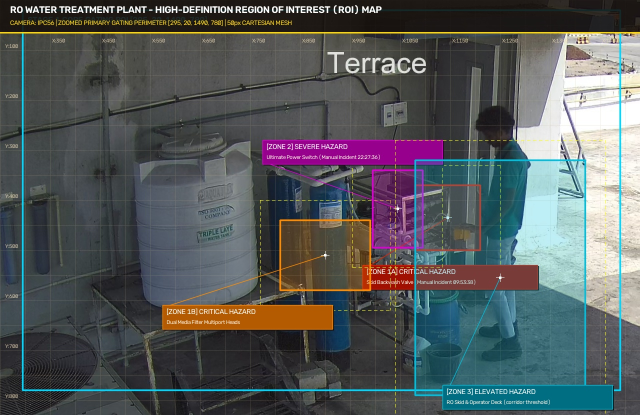
#> input picture RO_Plant_Zoomed_ROI_Mesh.jpg, 1280 x 830 px, given in place of verify_095338_extracted.jpg, which was not available (shown at 1/2 size)
$ python generate_roi_mesh_image.py
#> lines starting #> are read from the running program, lines starting #| are printed output that depends on the picture; after the words box and inside, x2 and y2 are one past the last pixel; in counts of white or black regions, pixels touching at a corner belong together
#!/usr/bin/env python3
"""
generate_roi_mesh_image.py
Generates the calibrated Spatial ROI Mesh & Equipment Protection Zone Map
overlaid on the native 3K CCTV frame for Camera IPC56 (RO Water Treatment Plant Rooftop).
"""

import cv2
import numpy as np
from pathlib import Path
import shutil

def draw_dashed_rect(img, pt1, pt2, color, thickness=1, dash_len=12):
    x1, y1 = pt1
    x2, y2 = pt2
    # Top and bottom
    for x in range(x1, x2, dash_len * 2):
        cv2.line(img, (x, y1), (min(x + dash_len, x2), y1), color, thickness)
        cv2.line(img, (x, y2), (min(x + dash_len, x2), y2), color, thickness)
    # Left and right
    for y in range(y1, y2, dash_len * 2):
        cv2.line(img, (x1, y), (x1, min(y + dash_len, y2)), color, thickness)
        cv2.line(img, (x2, y), (x2, min(y + dash_len, y2)), color, thickness)

def generate_roi_mesh():
    base_img_path = Path("D:/facial/incident_evidence/day_01/verify_095338_extracted.jpg")
    if not base_img_path.exists():
        base_img_path = Path("D:/facial/incident_evidence/verify_095338_extracted.jpg")

    img = cv2.imread(str(base_img_path))
#> img is the input picture: shape (830, 1280, 3); mean B, G, R 91, 89.6, 85.4
    if img is None:
        print("[ERROR] Base frame not found.")
        return

    H, W = img.shape[:2]  # 1620, 2880
#> H = 830; W = 1280
    overlay = img.copy()

    # 1. Subtle Spatial Grid Mesh (100px intervals)
    grid_spacing = 100
    for x in range(0, W, grid_spacing):
        alpha_val = 0.12 if x % 500 != 0 else 0.28
        cv2.line(overlay, (x, 0), (x, H), (120, 160, 185), 1)
        if x % 200 == 0 and x > 0:
            cv2.putText(img, f"X:{x}", (x + 6, 125), cv2.FONT_HERSHEY_SIMPLEX, 0.42, (170, 205, 225), 1, cv2.LINE_AA)
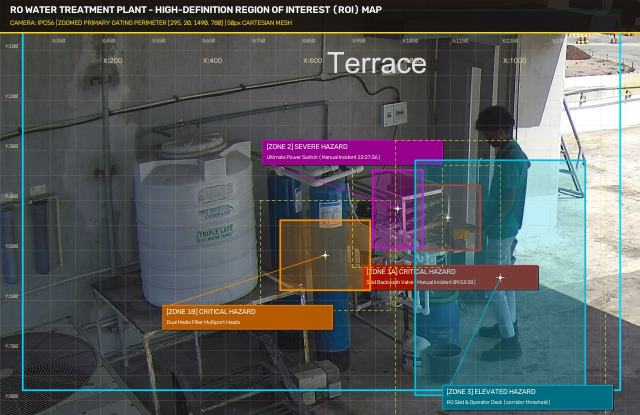
#> img: shape (830, 1280, 3) (shown at 1/2 size); 0.16% of pixels changed, all inside (x1, y1, x2, y2) = (206, 115, 1253, 127)
#> overlay: shape (830, 1280, 3); 1.02% of pixels changed, all inside (x1, y1, x2, y2) = (0, 0, 1201, 830)

    for y in range(0, H, grid_spacing):
        cv2.line(overlay, (0, y), (W, y), (120, 160, 185), 1)
        if y % 200 == 0 and y > 100:
            cv2.putText(img, f"Y:{y}", (12, y - 6), cv2.FONT_HERSHEY_SIMPLEX, 0.42, (170, 205, 225), 1, cv2.LINE_AA)
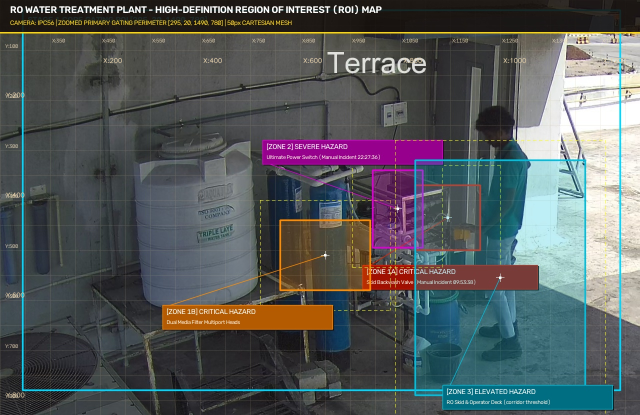
#> img: shape (830, 1280, 3) (shown at 1/2 size); 0.1% of pixels changed, all inside (x1, y1, x2, y2) = (11, 184, 50, 796)
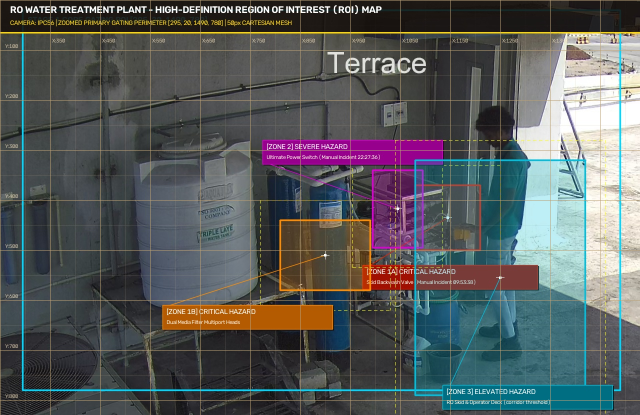
#> overlay: shape (830, 1280, 3) (shown at 1/2 size); mean B, G, R 91.4, 90.8, 87.2

    # Blend grid
    cv2.addWeighted(overlay, 0.18, img, 0.82, 0, img)
#> img: shape (830, 1280, 3); 2.33% of pixels changed, all inside (x1, y1, x2, y2) = (0, 0, 1280, 830)
    overlay = img.copy()

    # 2. Stage 1 Calibrated Core Observation Perimeter [295, 20, 1489, 780]
    p_x1, p_y1, p_x2, p_y2 = 295, 20, 1489, 780
    cv2.rectangle(overlay, (p_x1, p_y1), (p_x2, p_y2), (255, 215, 0), -1)
    cv2.addWeighted(overlay, 0.08, img, 0.92, 0, img)
    cv2.rectangle(img, (p_x1, p_y1), (p_x2, p_y2), (255, 215, 0), 2, cv2.LINE_AA)
    cv2.putText(img, "STAGE 1 CORE OBSERVATION PERIMETER [295, 20, 1489, 780] (1194x760)",
                (p_x1 + 15, p_y1 + 125), cv2.FONT_HERSHEY_SIMPLEX, 0.65, (255, 235, 80), 2, cv2.LINE_AA)

    # 3. Critical Equipment Protection Zones (Calibrated Native 3K Coordinates)
    zones = [
        {
            "id": "ZONE 1",
            "name": "Two Multiport Backwash Valves",
            "hazard": "CRITICAL HAZARD",
            "detail": "Dual Media Filtration Multiport Valve Heads",
            "bbox": [550, 260, 800, 520],
            "color_bgr": (0, 140, 255),     # Vibrant Orange
            "bg_badge": (0, 90, 180),
            "badge_pos": (550, 535),
            "badge_size": (370, 58)
        },
        {
            "id": "ZONE 2",
            "name": "Ultimate Plant Power Switch",
            "hazard": "SEVERE HAZARD",
            "detail": "Wall-Mounted Main Electrical Power Breaker",
            "bbox": [1020, 170, 1125, 265],
            "color_bgr": (0, 30, 235),      # Crisp Red
            "bg_badge": (0, 15, 160),
            "badge_pos": (1020, 145),
            "badge_size": (360, 58)
        },
        {
            "id": "ZONE 3",
            "name": "RO Skid Controls & Walkway",
            "hazard": "ELEVATED MONITORING",
            "detail": "RO High Pressure Pumps & Control Levers",
            "bbox": [960, 260, 1420, 720],
            "color_bgr": (0, 215, 255),     # Bright Yellow-Orange
            "bg_badge": (0, 140, 180),
            "badge_pos": (1080, 735),
            "badge_size": (380, 58)
        },
        {
            "id": "ZONE 4",
            "name": "RO Water Plant Evaluated Unit",
            "hazard": "FACILITY BOUNDARY",
            "detail": "Comprehensive RO Skid & Filtration Perimeter",
            "bbox": [295, 20, 1489, 780],
            "color_bgr": (220, 190, 0),     # Bright Cyan / Aqua
            "bg_badge": (130, 110, 0),
            "badge_pos": (740, 795),
            "badge_size": (380, 58)
        }
    ]

    for z in zones:
        x1, y1, x2, y2 = z["bbox"]
        col = z["color_bgr"]

        # 40px Proximity buffer ring (dashed yellow)
        margin = 40
        draw_dashed_rect(img, (max(0, x1 - margin), max(0, y1 - margin)),
                         (min(W, x2 + margin), min(H, y2 + margin)), (0, 255, 255), thickness=1, dash_len=8)

        # Translucent fill
        overlay = img.copy()
        cv2.rectangle(overlay, (x1, y1), (x2, y2), col, -1)
        cv2.addWeighted(overlay, 0.28, img, 0.72, 0, img)

        # Solid bounding box
        cv2.rectangle(img, (x1, y1), (x2, y2), col, 2, cv2.LINE_AA)

        # Center crosshair
        cx, cy = (x1 + x2) // 2, (y1 + y2) // 2
        ch_len = 10
        cv2.line(img, (cx - ch_len, cy), (cx + ch_len, cy), (255, 255, 255), 1)
        cv2.line(img, (cx, cy - ch_len), (cx, cy + ch_len), (255, 255, 255), 1)

        # Callout Badge Banner
        bx1, by1 = z["badge_pos"]
        bw, bh = z["badge_size"]
        bx2, by2 = bx1 + bw, by1 + bh

        # Keep badge within screen
        bx1 = max(10, min(W - bw - 10, bx1))
        by1 = max(105, min(H - bh - 10, by1))
        bx2, by2 = bx1 + bw, by1 + bh

        # Shadow & Box
        cv2.rectangle(img, (bx1 + 3, by1 + 3), (bx2 + 3, by2 + 3), (15, 15, 15), -1)
        cv2.rectangle(img, (bx1, by1), (bx2, by2), z["bg_badge"], -1)
        cv2.rectangle(img, (bx1, by1), (bx2, by2), col, 2, cv2.LINE_AA)

        # Text labels
        cv2.putText(img, f"[{z['id']}] {z['hazard']}", (bx1 + 10, by1 + 22),
                    cv2.FONT_HERSHEY_SIMPLEX, 0.55, (255, 255, 255), 2, cv2.LINE_AA)
        cv2.putText(img, f"{z['name']} ({z['detail']})", (bx1 + 10, by1 + 45),
                    cv2.FONT_HERSHEY_SIMPLEX, 0.44, (225, 240, 255), 1, cv2.LINE_AA)

        # Pointer line connecting badge to zone center
        target_pt = (cx, cy)
        badge_anchor = (bx1 + 20, by1 if by1 > cy else by2)
        cv2.line(img, badge_anchor, target_pt, col, 1, cv2.LINE_AA)
        cv2.circle(img, target_pt, 4, (255, 255, 255), -1)
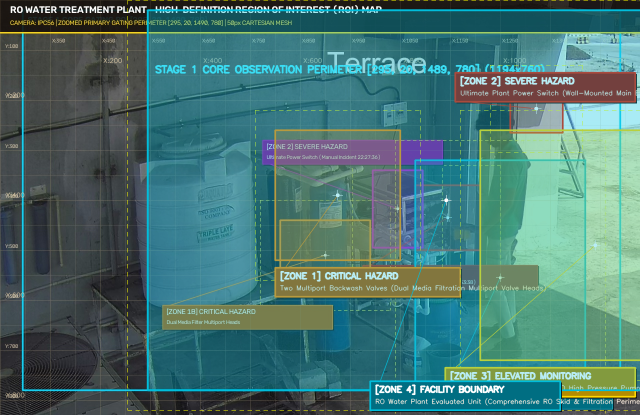
#> img: shape (830, 1280, 3) (shown at 1/2 size); mean B, G, R 112.7, 116.4, 73
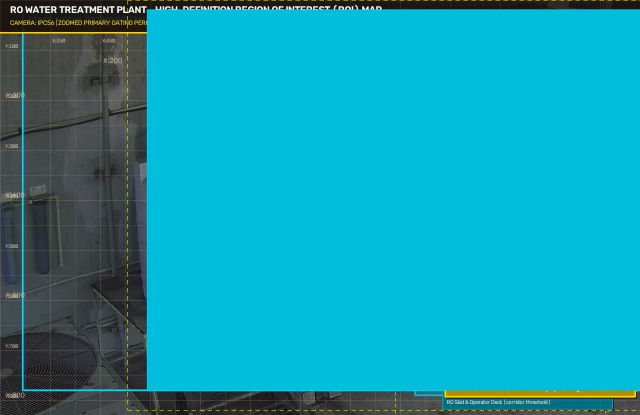
#> overlay: shape (830, 1280, 3) (shown at 1/2 size); mean B, G, R 175.1, 154.9, 18.3

    # 4. Top Telemetry HUD Header
    hud_h = 100
    overlay = img.copy()
    cv2.rectangle(overlay, (0, 0), (W, hud_h), (12, 16, 22), -1)
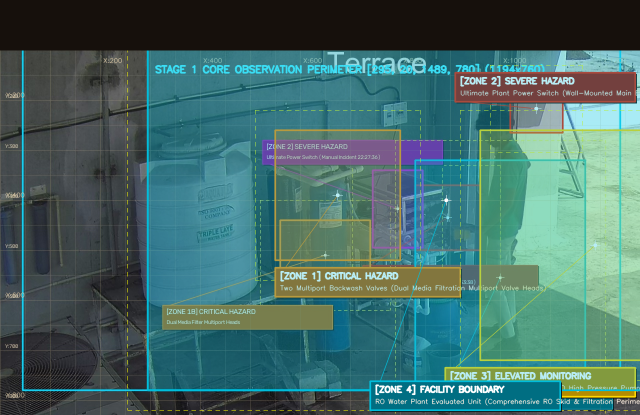
#> overlay: shape (830, 1280, 3) (shown at 1/2 size); 12.17% of pixels changed, all inside (x1, y1, x2, y2) = (0, 0, 1280, 101)
    cv2.addWeighted(overlay, 0.88, img, 0.12, 0, img)
    cv2.line(img, (0, hud_h), (W, hud_h), (0, 215, 255), 2)

    # Title & Telemetry text
    cv2.putText(img, "RO WATER TREATMENT PLANT - FACILITY SURVEILLANCE & BIOMETRIC AUDIT", (25, 38),
                cv2.FONT_HERSHEY_SIMPLEX, 0.95, (255, 255, 255), 2, cv2.LINE_AA)
    cv2.putText(img, "CAMERA: IPC56 (Rooftop Deck) | NATIVE 3K HEVC (2880x1620 @ 30 FPS) | CALIBRATED ROI MESH & HAZARD ZONES",
                (25, 75), cv2.FONT_HERSHEY_SIMPLEX, 0.58, (0, 215, 255), 1, cv2.LINE_AA)

    # Right-side HUD Legend
    leg_x = W - 820
#> leg_x = 460
    cv2.rectangle(img, (leg_x, 12), (W - 20, 88), (20, 25, 32), -1)
    cv2.rectangle(img, (leg_x, 12), (W - 20, 88), (65, 80, 95), 1)

    # Legend items row 1
    cv2.rectangle(img, (leg_x + 15, 25), (leg_x + 35, 41), (0, 30, 235), -1)
#> img: shape (830, 1280, 3); mean B, G, R 104.6, 109.6, 72.2
    cv2.putText(img, "Zone 1A/B: Valves (Critical)", (leg_x + 45, 38), cv2.FONT_HERSHEY_SIMPLEX, 0.44, (230, 230, 230), 1)
#> img: shape (830, 1280, 3); mean B, G, R 104.7, 109.7, 72.2

    cv2.rectangle(img, (leg_x + 280, 25), (leg_x + 300, 41), (210, 0, 220), -1)
    cv2.putText(img, "Zone 2: Power Switch (Severe)", (leg_x + 310, 38), cv2.FONT_HERSHEY_SIMPLEX, 0.44, (230, 230, 230), 1)

    cv2.rectangle(img, (leg_x + 550, 25), (leg_x + 570, 41), (220, 190, 0), -1)
#> img: shape (830, 1280, 3); mean B, G, R 104.9, 109.8, 72.4
    cv2.putText(img, "Zone 3: Skid Deck (Elevated)", (leg_x + 580, 38), cv2.FONT_HERSHEY_SIMPLEX, 0.44, (230, 230, 230), 1)

    # Legend items row 2
    draw_dashed_rect(img, (leg_x + 15, 55), (leg_x + 35, 71), (0, 255, 255), thickness=1, dash_len=4)
#> after the loop in draw_dashed_rect (call 5), `for x in range(x1, x2, dash_len * 2):`: img: shape (830, 1280, 3); mean B, G, R 105, 109.9, 72.5
#> after the loop in draw_dashed_rect (call 5), `for y in range(y1, y2, dash_len * 2):`: img: shape (830, 1280, 3); mean B, G, R 105, 109.9, 72.5
    cv2.putText(img, "40px Proximity Threshold", (leg_x + 45, 68), cv2.FONT_HERSHEY_SIMPLEX, 0.44, (200, 225, 225), 1)
#> img: shape (830, 1280, 3); mean B, G, R 105.1, 110, 72.5

    cv2.putText(img, "Direct Contact: IoU > 0.08", (leg_x + 280, 68), cv2.FONT_HERSHEY_SIMPLEX, 0.44, (200, 225, 225), 1)
    cv2.putText(img, "DBSCAN: eps=0.38 / 512-D", (leg_x + 550, 68), cv2.FONT_HERSHEY_SIMPLEX, 0.44, (200, 225, 225), 1)
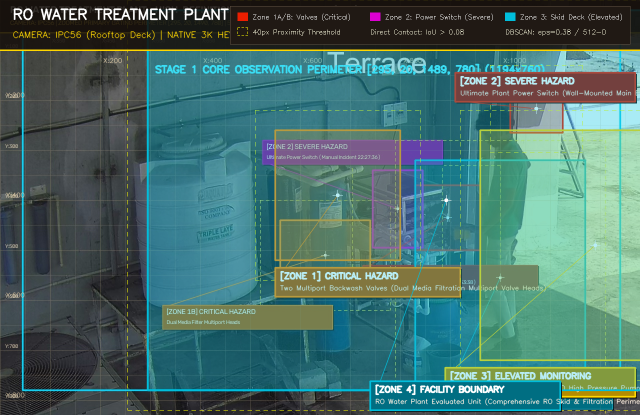
#> img: shape (830, 1280, 3) (shown at 1/2 size); mean B, G, R 105.2, 110.1, 72.7

    # Save outputs
    out_jpg = Path("D:/facial/RO_Plant_Surveillance_ROI_Mesh.jpg")
    out_png = Path("D:/facial/RO_Plant_Surveillance_ROI_Mesh.png")
    cv2.imwrite(str(out_jpg), img, [cv2.IMWRITE_JPEG_QUALITY, 96])
    cv2.imwrite(str(out_png), img)
#> (the run stopped early here; a loop or call above may not have finished)
